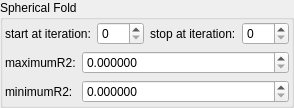
    <widget class="QGroupBox" name="groupBox_2">
     <property name="title">
      <string>Spherical Fold</string>
     </property>
     <layout class="QVBoxLayout" name="verticalLayout_6">
      <property name="leftMargin">
       <number>2</number>
      </property>
      <property name="topMargin">
       <number>2</number>
      </property>
      <property name="rightMargin">
       <number>2</number>
      </property>
      <property name="bottomMargin">
       <number>2</number>
      </property>
      <item>
       <layout class="QHBoxLayout" name="horizontalLayout_11" stretch="0,1,0,1">
        <property name="topMargin">
         <number>0</number>
        </property>
        <item>
         <widget class="QLabel" name="label_76">
          <property name="text">
           <string>start at iteration:</string>
          </property>
          <property name="wordWrap">
           <bool>true</bool>
          </property>
         </widget>
        </item>
        <item>
         <widget class="MySpinBox" name="spinboxInt_transf_start_iterations_S">
          <property name="sizePolicy">
           <sizepolicy hsizetype="Minimum" vsizetype="Maximum">
            <horstretch>0</horstretch>
            <verstretch>0</verstretch>
           </sizepolicy>
          </property>
          <property name="minimum">
           <number>0</number>
          </property>
          <property name="maximum">
           <number>999</number>
          </property>
          <property name="value">
           <number>0</number>
          </property>
         </widget>
        </item>
        <item>
         <widget class="QLabel" name="label_61">
          <property name="text">
           <string>stop at iteration:</string>
          </property>
          <property name="wordWrap">
           <bool>true</bool>
          </property>
         </widget>
        </item>
        <item>
         <widget class="MySpinBox" name="spinboxInt_transf_stop_iterations_S">
          <property name="sizePolicy">
           <sizepolicy hsizetype="Preferred" vsizetype="Maximum">
            <horstretch>0</horstretch>
            <verstretch>0</verstretch>
           </sizepolicy>
          </property>
          <property name="maximum">
           <number>999</number>
          </property>
         </widget>
        </item>
       </layout>
      </item>
      <item>
       <layout class="QGridLayout" name="gridLayout_7" columnstretch="0,1">
        <item row="1" column="1">
         <widget class="MyDoubleSpinBox" name="spinbox_transf_maxR2_1">
          <property name="sizePolicy">
           <sizepolicy hsizetype="Minimum" vsizetype="Maximum">
            <horstretch>0</horstretch>
            <verstretch>0</verstretch>
           </sizepolicy>
          </property>
          <property name="prefix">
           <string/>
          </property>
          <property name="suffix">
           <string/>
          </property>
          <property name="decimals">
           <number>6</number>
          </property>
          <property name="minimum">
           <double>0.000000000000000</double>
          </property>
          <property name="maximum">
           <double>99.989999999999995</double>
          </property>
          <property name="singleStep">
           <double>0.100000000000000</double>
          </property>
         </widget>
        </item>
        <item row="2" column="0">
         <widget class="QLabel" name="label_31">
          <property name="text">
           <string>minimumR2:</string>
          </property>
         </widget>
        </item>
        <item row="2" column="1">
         <widget class="MyDoubleSpinBox" name="spinbox_transf_minimum_radius_0">
          <property name="sizePolicy">
           <sizepolicy hsizetype="Minimum" vsizetype="Maximum">
            <horstretch>0</horstretch>
            <verstretch>0</verstretch>
           </sizepolicy>
          </property>
          <property name="prefix">
           <string/>
          </property>
          <property name="suffix">
           <string/>
          </property>
          <property name="decimals">
           <number>6</number>
          </property>
          <property name="minimum">
           <double>0.000000000000000</double>
          </property>
          <property name="maximum">
           <double>99.989999999999995</double>
          </property>
          <property name="singleStep">
           <double>0.100000000000000</double>
          </property>
         </widget>
        </item>
        <item row="1" column="0">
         <widget class="QLabel" name="label_22">
          <property name="text">
           <string>maximumR2:</string>
          </property>
         </widget>
        </item>
       </layout>
      </item>
     </layout>
    </widget>
